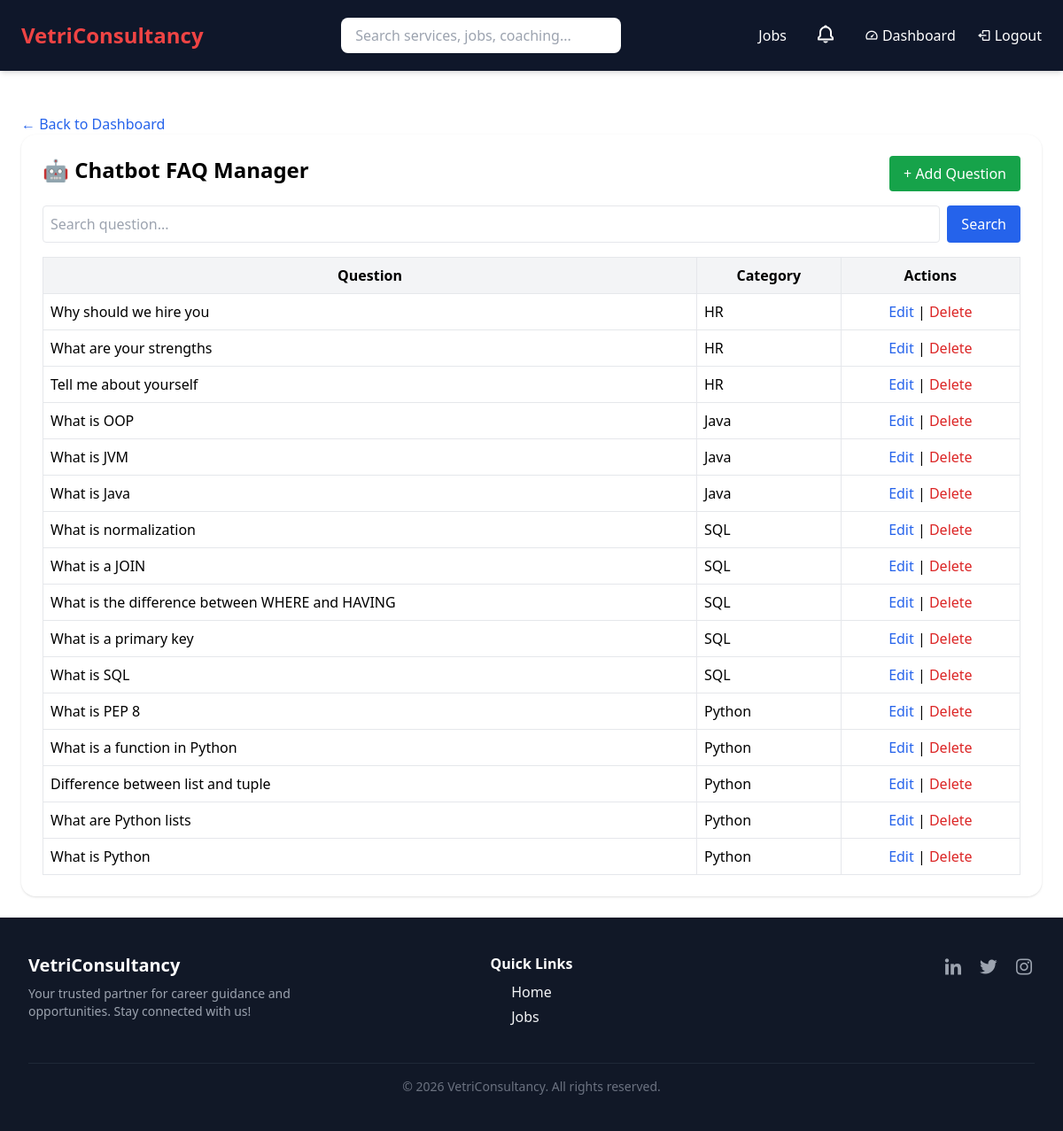
The page /dashboard/chatfaq/ (signed in) on the database its author committed.
### VCS/models.py (models this page shows, shortened)
class ChatQuestionAnswer(models.Model):
    CATEGORY_CHOICES = [
        ('General', 'General'),
        ('Python', 'Python'),
        ('Java', 'Java'),
        ('SQL', 'SQL'),
        ('HR', 'HR'),
        ('Behavioral', 'Behavioral'),
    ]
    question = models.CharField(max_length=500, unique=True)
    answer = models.TextField()
    category = models.CharField(max_length=50, choices=CATEGORY_CHOICES, default='General')
    created_at = models.DateTimeField(auto_now_add=True)

### VCS/views.py (the view)
# urls.py: path('dashboard/chatfaq/', chatfaq_list, name='chatfaq'),
@staff_member_required
def chatfaq_list(request):
    search = request.GET.get('search', '')
    if search:
        faqs = ChatQuestionAnswer.objects.filter(question__icontains=search)
    else:
        faqs = ChatQuestionAnswer.objects.all().order_by('-id')
    return render(request, 'admin/chatfaq_modal.html', {'faqs': faqs, 'search': search})

### VCS/context_processors.py (called while the page is built)
def notification_count(request):
    if request.user.is_authenticated:
        unread_count = Notification.objects.filter(
            user=request.user,
            is_read=False
        ).count()
        latest_notifications = Notification.objects.filter(
            user=request.user
        ).order_by('-created_at')[:5]
    else:
        unread_count = 0
        latest_notifications = []
    return {
        'notification_count': unread_count,
        'latest_notifications': latest_notifications,
    }

### VCS/templates/admin/chatfaq_modal.html (shortened to what this page needs)
{% extends "base.html" %}
{% block content %}
<div class="mt-6">
    <a href="{% url 'admin_dashboard' %}" class="text-blue-600 hover:underline">
        ← Back to Dashboard
    </a>
</div>
<div class="bg-white rounded-2xl shadow p-6">
    <div class="flex justify-between mb-4">
        <h2 class="text-2xl font-bold">🤖 Chatbot FAQ Manager</h2>
        <button onclick="openAddModal()"
           class="bg-green-600 text-white px-4 py-2 rounded hover:bg-green-700">
            + Add Question
        </button>
    </div>
    <form method="get" class="mb-4 flex">
        <input type="text" name="search" value="{{ search }}" placeholder="Search question..."
               class="border p-2 rounded w-full">
        <button class="bg-blue-600 text-white px-4 ml-2 rounded">Search</button>
    </form>
    <table class="w-full border">
        <thead class="bg-gray-100">
            <tr>
                <th class="p-2 border">Question</th>
                <th class="p-2 border">Category</th>
                <th class="p-2 border">Actions</th>
            </tr>
        </thead>
        <tbody>
            {% for faq in faqs %}
            <tr>
                <td class="p-2 border">{{ faq.question }}</td>
                <td class="p-2 border">{{ faq.category }}</td>
                <td class="p-2 border text-center">
                    <button onclick="openEditModal('{{ faq.id }}','{{ faq.question|escapejs }}','{{ faq.answer|escapejs }}','{{ faq.category }}')"
                            class="text-blue-600">Edit</button> |
                    <button onclick="deleteFAQ({{ faq.id }})" class="text-red-600">Delete</button>
                </td>
            </tr>
            {% endfor %}
        </tbody>
    </table>
</div>
{% endblock %}

### rows shown on the page
ChatQuestionAnswer: question "Why should we hire you", category "HR"
ChatQuestionAnswer: question "What are your strengths", category "HR"
ChatQuestionAnswer: question "Tell me about yourself", category "HR"
ChatQuestionAnswer: question "What is OOP", category "Java"
ChatQuestionAnswer: question "What is JVM", category "Java"
ChatQuestionAnswer: question "What is Java", category "Java"
ChatQuestionAnswer: question "What is normalization", category "SQL"
ChatQuestionAnswer: question "What is a JOIN", category "SQL"
ChatQuestionAnswer: question "What is the difference between WHERE and HAVING", category "SQL"
ChatQuestionAnswer: question "What is a primary key", category "SQL"
ChatQuestionAnswer: question "What is SQL", category "SQL"
ChatQuestionAnswer: question "What is PEP 8", category "Python"
ChatQuestionAnswer: question "What is a function in Python", category "Python"
ChatQuestionAnswer: question "Difference between list and tuple", category "Python"
ChatQuestionAnswer: question "What are Python lists", category "Python"
ChatQuestionAnswer: question "What is Python", category "Python"
